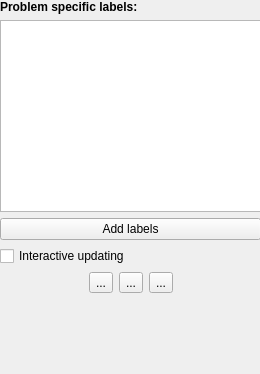
<?xml version="1.0" encoding="UTF-8"?>
<ui version="4.0">
 <class>Form</class>
 <widget class="QWidget" name="Form">
  <property name="geometry">
   <rect>
    <x>0</x>
    <y>0</y>
    <width>260</width>
    <height>374</height>
   </rect>
  </property>
  <property name="sizePolicy">
   <sizepolicy hsizetype="Preferred" vsizetype="Preferred">
    <horstretch>1</horstretch>
    <verstretch>0</verstretch>
   </sizepolicy>
  </property>
  <property name="minimumSize">
   <size>
    <width>256</width>
    <height>0</height>
   </size>
  </property>
  <property name="baseSize">
   <size>
    <width>0</width>
    <height>0</height>
   </size>
  </property>
  <property name="windowTitle">
   <string>Form</string>
  </property>
  <widget class="QWidget" name="verticalLayoutWidget">
   <property name="geometry">
    <rect>
     <x>0</x>
     <y>0</y>
     <width>261</width>
     <height>371</height>
    </rect>
   </property>
   <layout class="QVBoxLayout" name="verticalLayout">
    <item>
     <widget class="QLabel" name="label">
      <property name="sizePolicy">
       <sizepolicy hsizetype="Preferred" vsizetype="Fixed">
        <horstretch>0</horstretch>
        <verstretch>0</verstretch>
       </sizepolicy>
      </property>
      <property name="text">
       <string>&lt;b&gt;Problem specific labels:&lt;/b&gt;</string>
      </property>
     </widget>
    </item>
    <item>
     <widget class="LabelListView" name="labelListView">
      <property name="sizePolicy">
       <sizepolicy hsizetype="Minimum" vsizetype="Fixed">
        <horstretch>0</horstretch>
        <verstretch>0</verstretch>
       </sizepolicy>
      </property>
     </widget>
    </item>
    <item>
     <widget class="QPushButton" name="AddLabelButton">
      <property name="styleSheet">
       <string notr="true"/>
      </property>
      <property name="text">
       <string>Add labels</string>
      </property>
     </widget>
    </item>
    <item>
     <widget class="QCheckBox" name="checkInteractive">
      <property name="enabled">
       <bool>true</bool>
      </property>
      <property name="text">
       <string>Interactive updating</string>
      </property>
     </widget>
    </item>
    <item>
     <layout class="QHBoxLayout" name="horizontalLayout" stretch="0,0,0,1,0">
      <property name="sizeConstraint">
       <enum>QLayout::SetDefaultConstraint</enum>
      </property>
      <item>
       <spacer name="horizontalSpacer_2">
        <property name="orientation">
         <enum>Qt::Horizontal</enum>
        </property>
        <property name="sizeHint" stdset="0">
         <size>
          <width>40</width>
          <height>20</height>
         </size>
        </property>
       </spacer>
      </item>
      <item>
       <widget class="QToolButton" name="arrowToolButto">
        <property name="text">
         <string>...</string>
        </property>
       </widget>
      </item>
      <item>
       <widget class="QToolButton" name="paintToolButton">
        <property name="text">
         <string>...</string>
        </property>
       </widget>
      </item>
      <item>
       <widget class="QToolButton" name="eraserToolButto">
        <property name="text">
         <string>...</string>
        </property>
        <property name="autoRaise">
         <bool>false</bool>
        </property>
       </widget>
      </item>
      <item>
       <spacer name="horizontalSpacer">
        <property name="orientation">
         <enum>Qt::Horizontal</enum>
        </property>
        <property name="sizeHint" stdset="0">
         <size>
          <width>40</width>
          <height>20</height>
         </size>
        </property>
       </spacer>
      </item>
     </layout>
    </item>
    <item>
     <spacer name="verticalSpacer_2">
      <property name="orientation">
       <enum>Qt::Vertical</enum>
      </property>
      <property name="sizeType">
       <enum>QSizePolicy::MinimumExpanding</enum>
      </property>
      <property name="sizeHint" stdset="0">
       <size>
        <width>0</width>
        <height>5</height>
       </size>
      </property>
     </spacer>
    </item>
   </layout>
  </widget>
 </widget>
 <customwidgets>
  <customwidget>
   <class>LabelListView</class>
   <extends>QTableView</extends>
   <header>labelListView</header>
  </customwidget>
 </customwidgets>
 <resources/>
 <connections/>
</ui>
